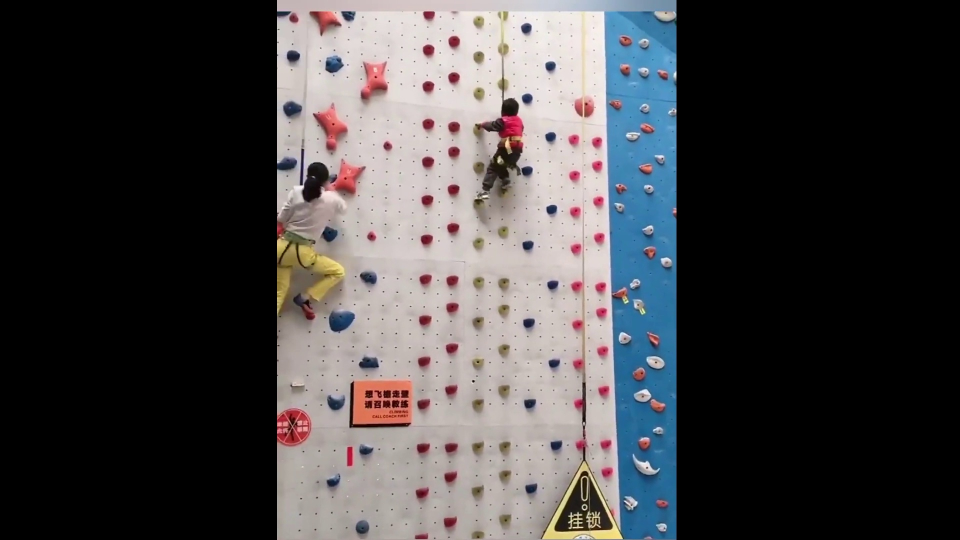
#> input picture BetaMove/rawImages/video01_3_frame_0004.jpg, 1920 x 1080 px, given in place of video01_frame_0000.jpg, which was not available (shown at 1/2 size)
$ jupyter execute VideoToImagePush.ipynb
#> lines starting #> are read from the running program, lines starting #| are printed output that depends on the picture; after the words box and inside, x2 and y2 are one past the last pixel; in counts of white or black regions, pixels touching at a corner belong together; pictures that were not available may be replaced by others from this repository, and a replacement may not be noted
[cell 1]
import cv2
import os
import numpy as np
import matplotlib.pyplot as plt
import math

[cell 2]
video_folder_path = ".\BetaMove\\videos"
rawImage_folder_path = ".\BetaMove\\rawImages"

[cell 3]
print(os.curdir)
#print(os.getcwd()+ "\.venv\BetaMove\\videos")
os.getcwd()+ "\.venv\BetaMove\\videos"

[cell 4]
# image = cv2.imread(rawImage_folder_path + "video01.mp4_frame_0000.jpg")

[cell 5]
# [85 lines left out: functions extract_frames_every_second, make_tolerances, not called in this run]

# Define tolerance
# hue = color
# sat = intensity
#value = lightness/darkness
hue_tol = 5
sat_tol = 50
val_tol = 40

# hue_tol = 1
# sat_tol = 1
# val_tol = 1

# define getters + setters to change the tolerances
def get_hue_tol():
    return hue_tol
def set_hue_tol(tol):
    if int(tol) > 0:
        hue_tol = int(tol)

def get_sat_tol():
    return sat_tol
def set_sat_tol(tol):
    if int(tol) > 0:
        sat_tol = int(tol)

def get_val_tol():
    return val_tol
def set_val_tol(tol):
    if int(tol) > 0:
        val_tol = int(tol)

[cell 6]
# [14 lines of commented-out code are left out]

[cell 7]
#video01.mp4_frame_0000.jpg
hue_tol = 5
sat_tol = 50
val_tol = 40

title_string = ""

# used for detect_route input + output
detect_route_state = {
    "use_image": None,      # input: input image/mask
    "og_image": None,       # input: input image/mask
    "in_hsv": None,         # input: the input hsv
    "hue_tol": hue_tol,     # input: hue tolerance
    "sat_tol": sat_tol,     # input: saturation tolerance
    "val_tol": val_tol,     # input: value tolerance
    "cutout": None,      # output: the cutout of the route based on a selected pixel
    "mask": None,        # output: the mask of the route based on a selected pixel
    "p_hsv": None,       # output: the hsv of the selected pixel
    "x": None,           # output: the x of the pixel selected
    "y": None            # output: the y of the pixel selected
}

def prepare_raw_image(imageName, scale = 0.5):
    # Load image
#> called with imageName = 'video01_frame_0000.jpg', scale = 0.5
    full_image_path = os.path.join(rawImage_folder_path, imageName)
    image = cv2.imread(full_image_path)
#> image is the input picture: shape (1080, 1920, 3); mean B, G, R 69.4, 68.1, 69.9

    # resize the image if needed
    image = cv2.resize(image, (0, 0), fx=scale, fy=scale)
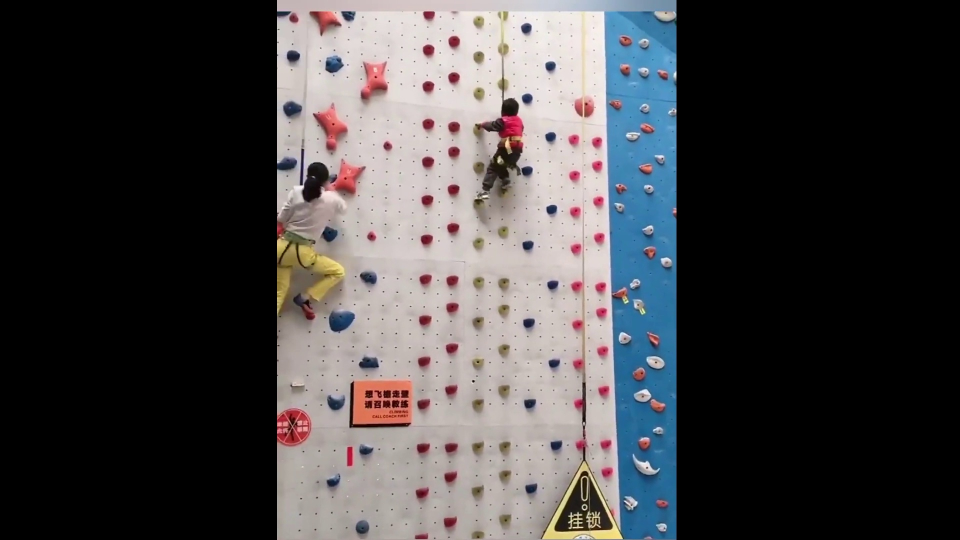
#> image: shape (540, 960, 3); mean B, G, R 69.5, 68.1, 69.9

    hsv = cv2.cvtColor(image, cv2.COLOR_BGR2HSV) # converts bgr to hsv(hue, sat, value) witch is needed
#> hsv: shape (540, 960, 3); mean H, S, V 19.5, 23.9, 76.7

    # Clone for display
    display_image01 = image.copy()
    return image, display_image01

def prepare_image(imageOrMask, scale = 1):
    # resize the image if needed
    imageOrMask = cv2.resize(imageOrMask, (0, 0), fx=scale, fy=scale)

    hsv = cv2.cvtColor(imageOrMask, cv2.COLOR_BGR2HSV) # converts bgr to hsv(hue, sat, value) witch is needed

    # Clone for display
    display_image02 = imageOrMask.copy()
    return imageOrMask, display_image02, hsv

def remove_background(image, lower_bg, upper_bg):
    """
    Separates background (whitish-gray) from the foreground.

    Args:
        image (numpy.ndarray): Input BGR image.
        lower_bg (list or np.array): Lower HSV bound of background.
        upper_bg (list or np.array): Upper HSV bound of background.

    Returns:
        background_only (numpy.ndarray): Image showing only the background.
        foreground_only (numpy.ndarray): Image showing only the foreground.
        bg_mask (numpy.ndarray): Binary mask of background.
    """
    # Convert to HSV
    hsv = cv2.cvtColor(image, cv2.COLOR_BGR2HSV)

    # Make background mask
    lower_bg = np.array(lower_bg, dtype=np.uint8)
    upper_bg = np.array(upper_bg, dtype=np.uint8)
    bg_mask = cv2.inRange(hsv, lower_bg, upper_bg)
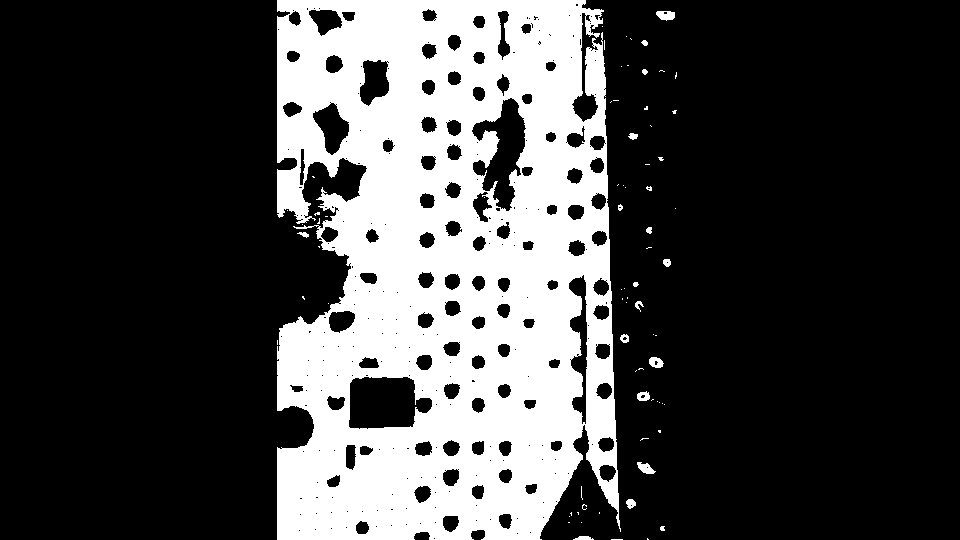
#> bg_mask: shape (540, 960); 27.3% white; 76 white regions (57 under 20 px), largest, box (x1, y1, x2, y2) and area: (277, 0, 621, 540) 140315, (656, 11, 675, 21) 143, (637, 462, 656, 474) 132

    # Optional: clean up mask (remove noise, fill holes)
    kernel = np.ones((3, 3), np.uint8)
    bg_mask = cv2.morphologyEx(bg_mask, cv2.MORPH_OPEN, kernel)  # remove specks
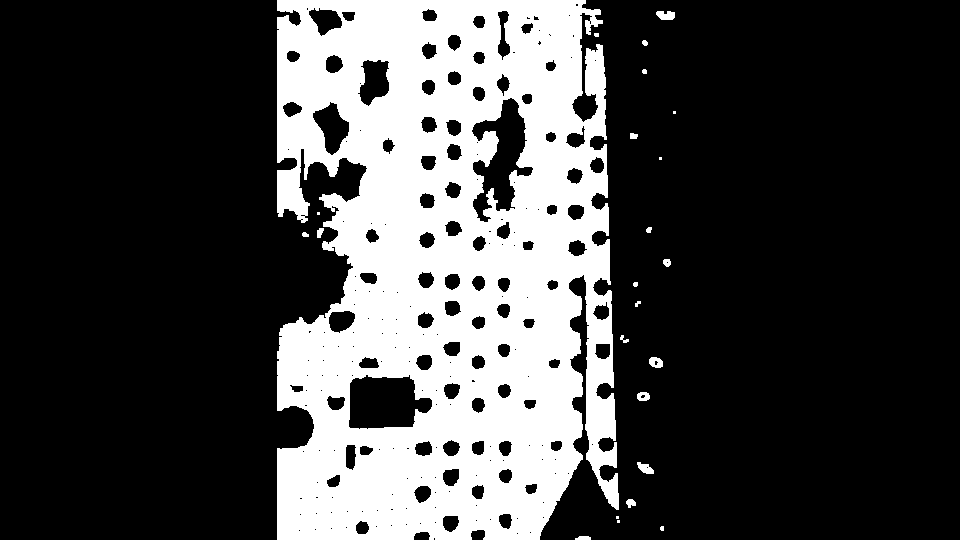
#> bg_mask: shape (540, 960); 27.1% white; 24 white regions (7 under 20 px), largest, box (x1, y1, x2, y2) and area: (277, 0, 619, 540) 139420, (656, 11, 675, 20) 139, (637, 462, 654, 474) 124
    bg_mask = cv2.morphologyEx(bg_mask, cv2.MORPH_CLOSE, kernel) # close holes
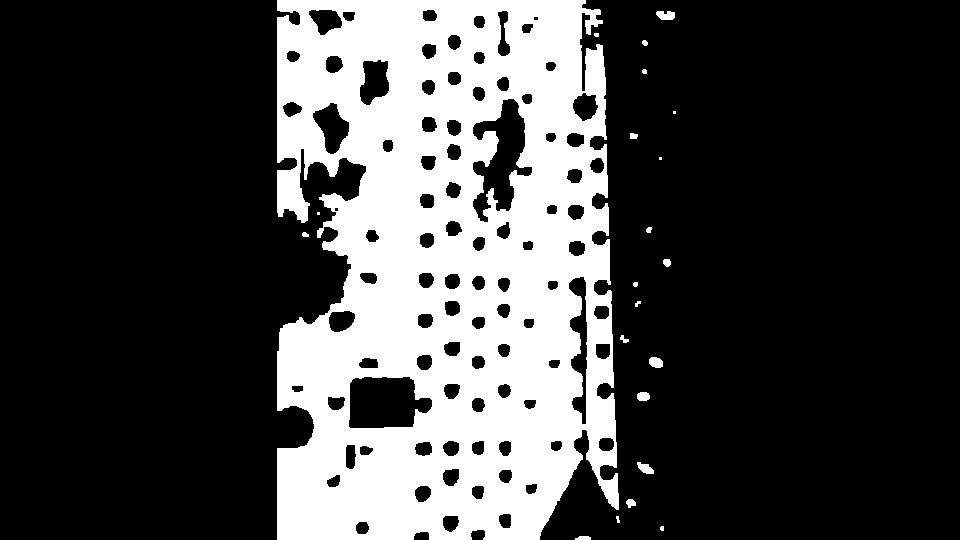
#> bg_mask: shape (540, 960); 27.2% white; 22 white regions (5 under 20 px), largest, box (x1, y1, x2, y2) and area: (277, 0, 619, 540) 140027, (656, 11, 675, 20) 139, (649, 357, 663, 368) 125

    # Extract background & foreground
    background_only = cv2.bitwise_and(image, image, mask=bg_mask)
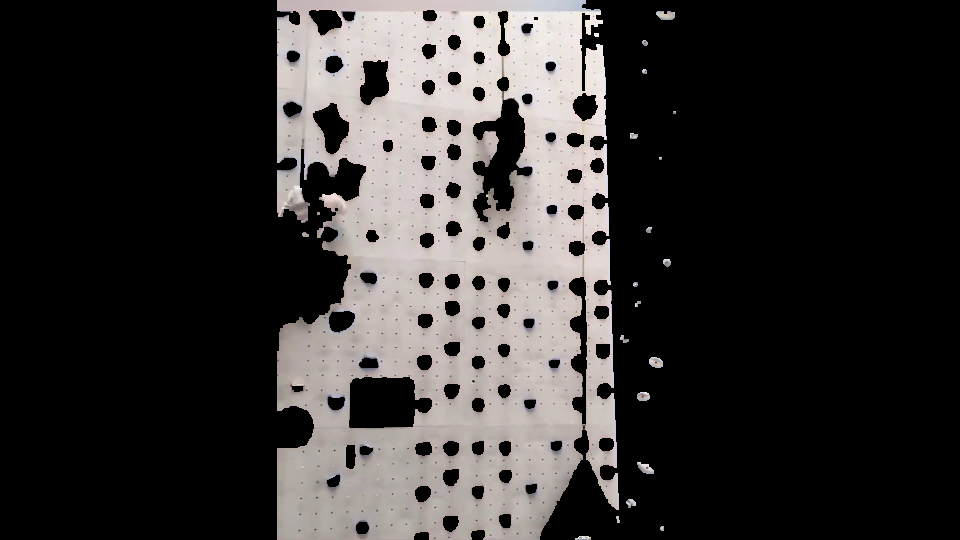
#> background_only: shape (540, 960, 3); mean B, G, R 50.9, 51.7, 54.2
    fg_mask = cv2.bitwise_not(bg_mask)
    foreground_only = cv2.bitwise_and(image, image, mask=fg_mask)
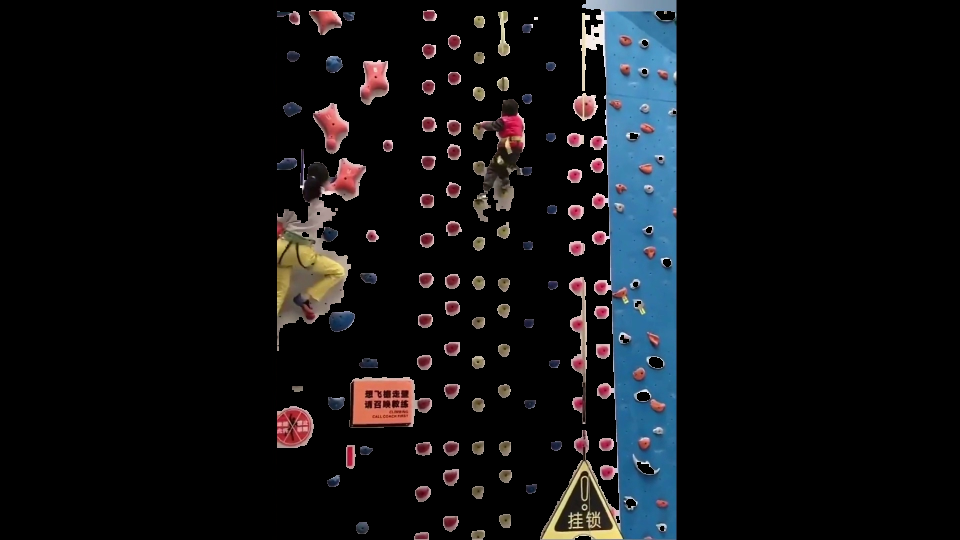
#> foreground_only: shape (540, 960, 3); mean B, G, R 18.6, 16.5, 15.7

    return background_only, foreground_only, bg_mask
mask_filename_global = ""
# [114 lines left out: functions detect_route, group_holds, not called in this run]

lower_bg = [0, 0, 104]
upper_bg = [178, 33, 244]

useImage, display_image01 = prepare_raw_image("video01_frame_0000.jpg")
# useImage, display_image01 = prepare_raw_image("video01_3_frame_0000.jpg")
background_only, foreground_only, bg_mask = remove_background(useImage, lower_bg, upper_bg)

lower_bg = [96, 138, 124]
upper_bg = [106, 238, 204]

background_only, foreground_only, bg_mask = remove_background(foreground_only, lower_bg, upper_bg)
#> in remove_background (call 2), `hsv = cv2.cvtColor(image, cv2.COLOR_BGR2HSV)`: hsv: shape (540, 960, 3); mean H, S, V 13.2, 19.3, 22.3
#> in remove_background (call 2), `bg_mask = cv2.inRange(hsv, lower_bg, upper_bg)`:
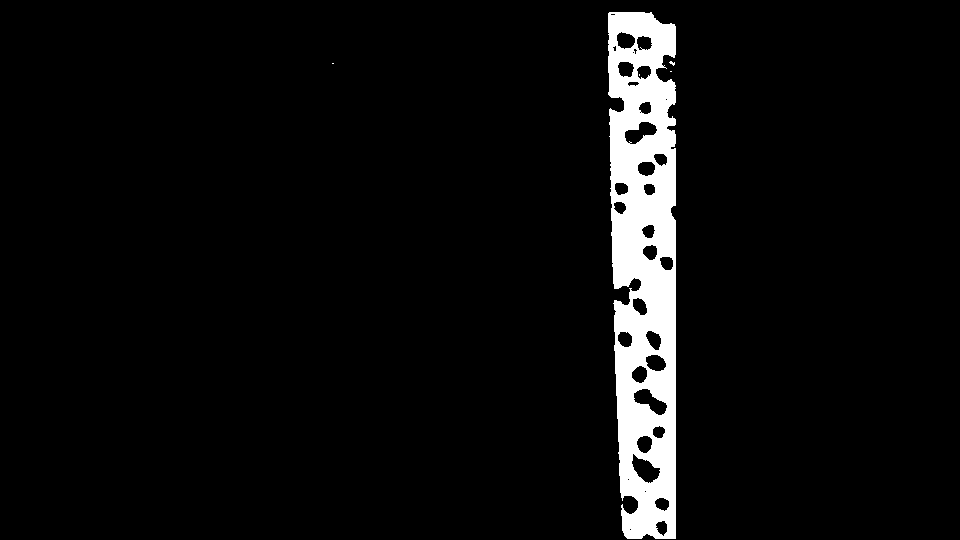
#> bg_mask: shape (540, 960); 5.1% white; 5 white regions (4 under 20 px), largest, box (x1, y1, x2, y2) and area: (608, 12, 676, 539) 26461
#> in remove_background (call 2), `bg_mask = cv2.morphologyEx(bg_mask, cv2.MORPH_OPEN, kernel)`: bg_mask: shape (540, 960); 5.1% white; 1 white region, box (x1, y1, x2, y2) and area: (608, 12, 676, 539) 26349
#> in remove_background (call 2), `bg_mask = cv2.morphologyEx(bg_mask, cv2.MORPH_CLOSE, kernel)`: bg_mask: shape (540, 960); 5.1% white; 1 white region, box (x1, y1, x2, y2) and area: (608, 12, 676, 540) 26468
#> in remove_background (call 2), `background_only = cv2.bitwise_and(image, image, mask=bg_mask)`:
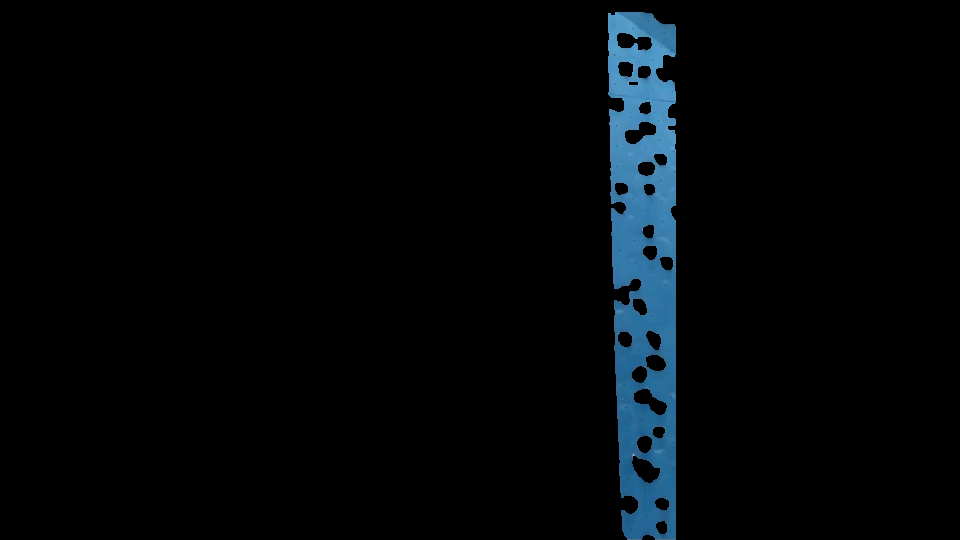
#> background_only: shape (540, 960, 3); mean B, G, R 8.5, 6.2, 2.8
#> in remove_background (call 2), `foreground_only = cv2.bitwise_and(image, image, mask=fg_mask)`:
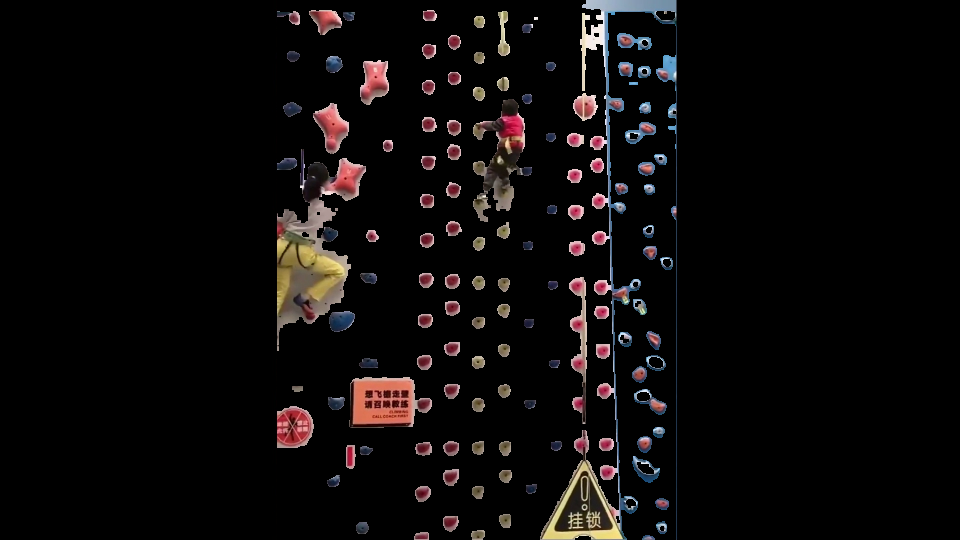
#> foreground_only: shape (540, 960, 3); mean B, G, R 10.2, 10.3, 12.9

useImage, display_image02, hsv = prepare_image(foreground_only)
#> in prepare_image, `hsv = cv2.cvtColor(imageOrMask, cv2.COLOR_BGR2HSV)`: hsv: shape (540, 960, 3); mean H, S, V 7.9, 10.5, 13.9

image_filename = os.path.join(rawImage_folder_path, f"outPuForground.jpg")
cv2.imwrite(image_filename, useImage)

detect_route_state["use_image"] = useImage
detect_route_state["og_image"] = display_image01
detect_route_state["in_hsv"] = hsv


cv2.imshow(f"Image", display_image02)

cv2.setMouseCallback(f"Image", detect_route, detect_route_state)


#group_holds(detect_route_state["mask"])

# Show original image
# cv2.imshow(f"Image", display_image)
# cv2.setMouseCallback(f"Image", mouse_callback)

print("Click on the image to pick a color (press 'q' to quit).")

def update_title():
    t1 = {detect_route_state["p_hsv"]}
#> t1 = 1 item
    cv2.setWindowTitle("Image", f"Image - Mode: {title_string} : HVS {hue_tol},{val_tol},{sat_tol}, Pixel value = {t1}")

update_title()  # set initial title

# Start in hue mode by default
mode = "h"   # can be "h", "s", or "v"

while True:
    key = cv2.waitKey(1) & 0xFF
#> (key q is pressed here)


    if key == ord('q'):   # Quit
        break

    # [41 lines of commented-out code are left out]


cv2.destroyAllWindows() # kill the popout windows

$ run again, on BetaMove/rawImages/video01_3_frame_0006.jpg
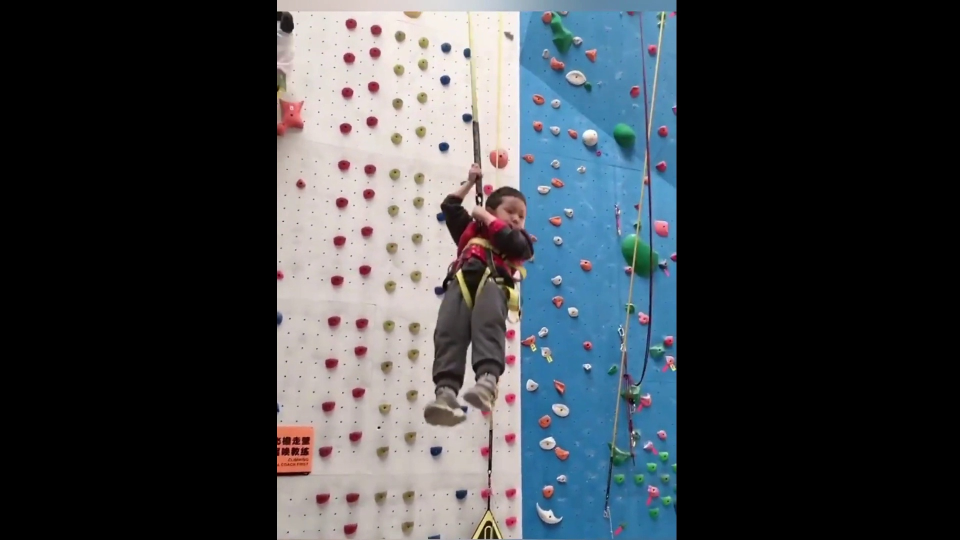
#> input picture BetaMove/rawImages/video01_3_frame_0006.jpg, 1920 x 1080 px, given in place of video01_frame_0000.jpg, which was not available (shown at 1/2 size)
#> in prepare_raw_image, image is the input picture: shape (1080, 1920, 3); mean B, G, R 69.8, 65.2, 60.8
#> image: shape (540, 960, 3)
#> in remove_background, `bg_mask = cv2.inRange(hsv, lower_bg, upper_bg)`:
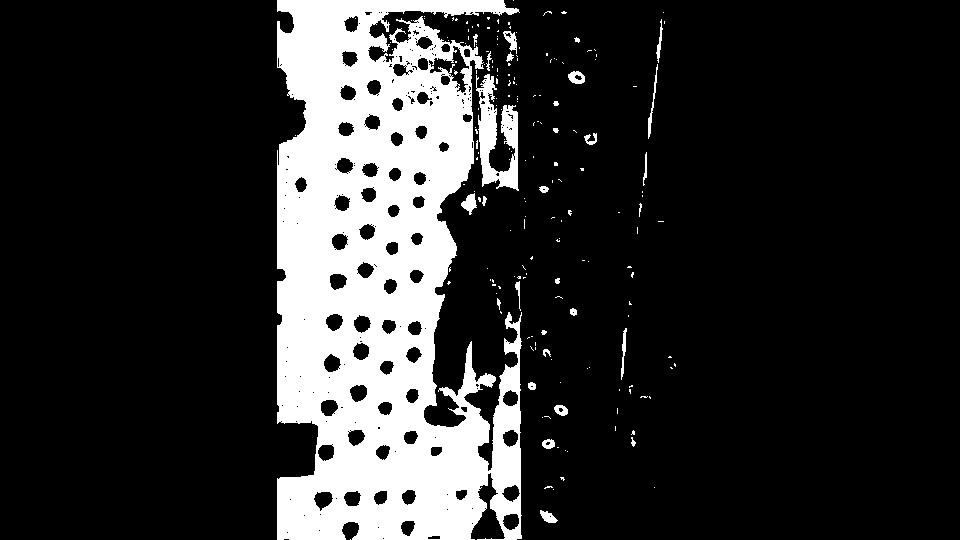
#> bg_mask: shape (540, 960); 18.1% white; 191 white regions (161 under 20 px), largest, box (x1, y1, x2, y2) and area: (277, 0, 522, 540) 88907, (476, 74, 519, 191) 2498, (461, 193, 477, 215) 190
#> fg_mask: shape (540, 960); 82.2% white; 39 black regions (17 under 20 px), largest, box (x1, y1, x2, y2) and area: (277, 0, 522, 540) 88090, (478, 74, 518, 189) 2362, (504, 314, 521, 358) 370
#> fg_mask: shape (540, 960); 90% white; 17 black regions (5 under 20 px), largest, box (x1, y1, x2, y2) and area: (522, 12, 676, 540) 46742, (652, 264, 676, 344) 1452, (652, 133, 676, 224) 1248
#> in remove_background (call 2), `foreground_only = cv2.bitwise_and(image, image, mask=fg_mask)`:
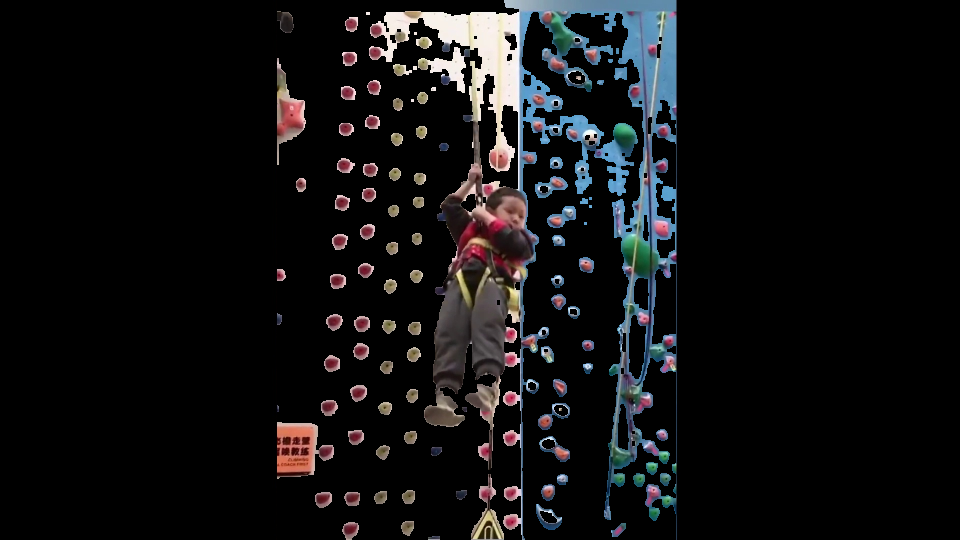
#> foreground_only: shape (540, 960, 3); mean B, G, R 18, 17, 17.2
#> t1 = 1 item
